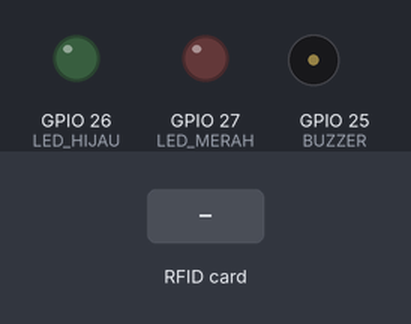
The sketch below on a simulated ESP32. On the bench: output pins drawn as LEDs (lit = HIGH), buzzer (waves = sounding). The test bench sets the inputs (shaded band). WiFi joins after 1.5 s; servers stay silent unless stated; random numbers use the default seed unless the sketch sets one; no MQTT or app messages arrive unless stated; what the sketch prints to the serial monitor is not drawn.

Above: at 3.0 s.
3.1 s: RFID card 01 02 03 04 held to the reader
At 4.3 s:
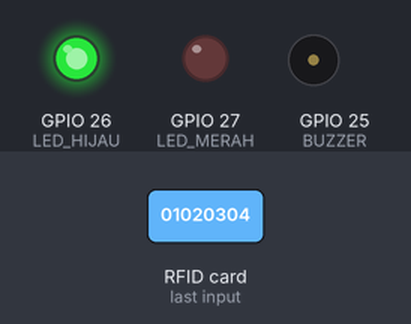
6.1 s: RFID card 5E 7A 19 C4 held to the reader
At 8.0 s:
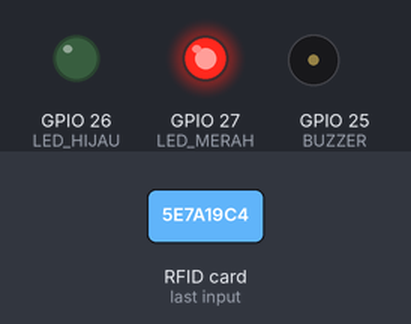
9.1 s: RFID card 11 22 33 44 held to the reader
At 9.2 s:
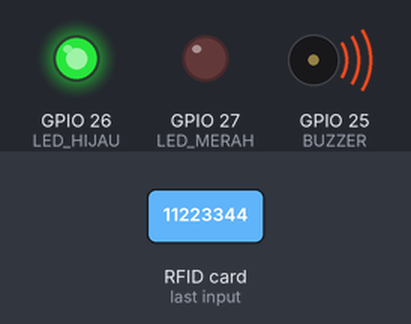
Timing chart, 0 to 12.3 s (numbered marks = the images above; inputs shaded):
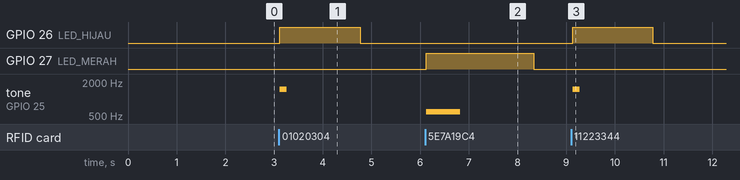

Measured:
- after the input at 3.1 s, GPIO 26 (LED_HIJAU): LOW → HIGH at once, → LOW 1.7 s later; tone on GPIO 25 (BUZZER): silent → 1500 Hz at once, → silent 0.15 s later
- after the input at 6.1 s, GPIO 27 (LED_MERAH): LOW → HIGH at once, → LOW 2.2 s later; tone on GPIO 25 (BUZZER): silent → 600 Hz at once, → silent 0.70 s later
- after the input at 9.1 s, GPIO 26 (LED_HIJAU): LOW → HIGH at once, → LOW 1.7 s later; tone on GPIO 25 (BUZZER): silent → 1500 Hz at once, → silent 0.15 s later

The sketch:

sketch.ino
```cpp
#define BLYNK_TEMPLATE_ID "TMPL6Ac6hz3di"
#define BLYNK_TEMPLATE_NAME "Absensi RFID"
#define BLYNK_AUTH_TOKEN "5MEXMtZxw1hqh2SYtwc16dnneGG9ukFL"

#include <WiFi.h>
#include <WiFiClientSecure.h> // Ditambahkan untuk TLS/SSL
#include <PubSubClient.h>     // Ditambahkan untuk MQTT
#include <BlynkSimpleEsp32.h>
#include <SPI.h>
#include <MFRC522.h>

char ssid[] = "Wokwi-GUEST";
char pass[] = "";

// Konfigurasi EMQX MQTT
const char* mqtt_server   = "f940655c.ala.us-east-1.emqxsl.com";
const int mqtt_port       = 8883; // Port TLS/SSL
const char* mqtt_user     = "zainuddin";
const char* mqtt_pass     = "zainuddin";
const char* mqtt_topic    = "absen/rfid";

#define SS_PIN 5
#define RST_PIN 21
#define LED_HIJAU 26
#define LED_MERAH 27
#define BUZZER 25

MFRC522 rfid(SS_PIN, RST_PIN);
BlynkTimer timer;

WiFiClientSecure espClient; // Menggunakan secure client untuk TLS
PubSubClient mqttClient(espClient);

//==============================
// DATA MAHASISWA
//==============================
struct Mahasiswa {
  String uid;
  String nama;
};

Mahasiswa daftarMahasiswa[] = {
  {"01 02 03 04", "Zainuddin"},
  {"11 22 33 44", "lita Gemoy"},
  {"AA BB CC DD", "Hilwa"},
  {"55 66 77 88", "Windah"}
};

const int jumlahMahasiswa = sizeof(daftarMahasiswa) / sizeof(daftarMahasiswa[0]);

String uidTerakhir = "";
unsigned long waktuScan = 0;
const unsigned long jedaScan = 5000;

//==============================
String uidToString(MFRC522::Uid *uid){
  String hasil="";
  for(byte i=0; i<uid->size; i++){
    if(uid->uidByte[i]<0x10) hasil+="0";
    hasil+=String(uid->uidByte[i],HEX);
    if(i<uid->size-1) hasil+=" ";
  }
  hasil.toUpperCase();
  return hasil;
}

//==============================
String cariNama(String uid){
  for(int i=0; i<jumlahMahasiswa; i++){
    if(uid==daftarMahasiswa[i].uid){
      return daftarMahasiswa[i].nama;
    }
  }
  return "";
}

//==============================
void buzzerOK(){
  tone(BUZZER,1500);
  delay(150);
  noTone(BUZZER);
}

//==============================
void buzzerGagal(){
  tone(BUZZER,600);
  delay(700);
  noTone(BUZZER);
}

//==============================
void lampuHijau(){
  digitalWrite(LED_HIJAU,HIGH);
  digitalWrite(LED_MERAH,LOW);
}

//==============================
void lampuMerah(){
  digitalWrite(LED_HIJAU,LOW);
  digitalWrite(LED_MERAH,HIGH);
}

//==============================
void resetLampu(){
  digitalWrite(LED_HIJAU,LOW);
  digitalWrite(LED_MERAH,LOW);
}

//==================================================
// FUNGSI KONEKSI MQTT
//==================================================
void reconnectMQTT() {
  while (!mqttClient.connected()) {
    Serial.print("Menghubungkan ke EMQX MQTT...");
    // Membuat Client ID acak berbasis Mac Address / Millis
    String clientId = "ESP32Client-" + String(random(0, 0xffff), HEX);

    if (mqttClient.connect(clientId.c_str(), mqtt_user, mqtt_pass)) {
      Serial.println("Terhubung ke EMQX!");
    } else {
      Serial.print("Gagal, rc=");
      Serial.print(mqttClient.state());
      Serial.println(" Mencoba lagi dalam 5 detik...");
      delay(5000);
    }
  }
}

//==============================
void setup(){
  Serial.begin(115200);
  pinMode(LED_HIJAU,OUTPUT);
  pinMode(LED_MERAH,OUTPUT);
  pinMode(BUZZER,OUTPUT);

  resetLampu();
  SPI.begin();
  rfid.PCD_Init();

  Serial.println("=======================");
  Serial.println("ABSENSI RFID ESP32");
  Serial.println("=======================");

  WiFi.begin(ssid,pass);
  Serial.print("Menghubungkan WiFi");
  while(WiFi.status()!=WL_CONNECTED){
    delay(500);
    Serial.print(".");
  }
  Serial.println("\nWiFi Connected");

  // Setup TLS Client (Mengabaikan validasi sertifikat root agar simpel namun tetap terenkripsi)
  espClient.setInsecure();
  mqttClient.setServer(mqtt_server, mqtt_port);

  Blynk.begin(BLYNK_AUTH_TOKEN, ssid, pass);
  Serial.println("Blynk Connected");
}

//==================================================
// FUNGSI KIRIM DATA KE BLYNK
//==================================================
void kirimKeBlynk(String nama, String uid, String status) {
  Blynk.virtualWrite(V0, nama);
  Blynk.virtualWrite(V1, uid);
  Blynk.virtualWrite(V2, status);
  String waktu = String(millis() / 1000) + " detik";
  Blynk.virtualWrite(V3, waktu);
}

//==================================================
// FUNGSI KIRIM DATA KE EMQX MQTT
//==================================================
void kirimKeMQTT(String nama, String uid, String status) {
  if (!mqttClient.connected()) {
    reconnectMQTT();
  }

  // Format data ke JSON string
  String payload = "{\"nama\":\"" + nama + "\",\"uid\":\"" + uid + "\",\"status\":\"" + status + "\"}";

  if(mqttClient.publish(mqtt_topic, payload.c_str())) {
    Serial.println("Data berhasil dipublikasikan ke EMQX!");
  } else {
    Serial.println("Gagal mempublikasikan data ke EMQX.");
  }
}

//==================================================
// PROSES ABSENSI
//==================================================
void prosesAbsensi() {
  if (!rfid.PICC_IsNewCardPresent()) {
    return;
  }
  if (!rfid.PICC_ReadCardSerial()) {
    return;
  }

  String uid = uidToString(&rfid.uid);

  Serial.println();
  Serial.println("==============================");
  Serial.print("UID : ");
  Serial.println(uid);

  // Anti Double Scan
  if (uid == uidTerakhir && millis() - waktuScan < jedaScan) {
    Serial.println("Kartu sudah discan!");
    rfid.PICC_HaltA();
    rfid.PCD_StopCrypto1();
    return;
  }

  uidTerakhir = uid;
  waktuScan = millis();

  String nama = cariNama(uid);
  if (nama != "") {
    Serial.println("Status : DITERIMA");
    Serial.print("Nama   : ");
    Serial.println(nama);

    lampuHijau();
    buzzerOK();

    // Kirim data ke kedua platform
    kirimKeBlynk(nama, uid, "HADIR");
    kirimKeMQTT(nama, uid, "HADIR");
  } else {
    Serial.println("Status : DITOLAK");

    lampuMerah();
    buzzerGagal();

    // Kirim data ke kedua platform
    kirimKeBlynk("Tidak Dikenal", uid, "DITOLAK");
    kirimKeMQTT("Tidak Dikenal", uid, "DITOLAK");
  }

  delay(1500);
  resetLampu();
  rfid.PICC_HaltA();
  rfid.PCD_StopCrypto1();
}

//==================================================
// LOOP UTAMA
//==================================================
void loop() {
  Blynk.run();
  timer.run();

  // Memastikan MQTT tetap terhubung
  if (!mqttClient.connected()) {
    reconnectMQTT();
  }
  mqttClient.loop();

  // Jika WiFi terputus
  if (WiFi.status() != WL_CONNECTED) {
    Serial.println("WiFi Terputus...");
    WiFi.begin(ssid, pass);
    while (WiFi.status() != WL_CONNECTED) {
      delay(500);
      Serial.print(".");
    }
    Serial.println("\nWiFi Tersambung Kembali");
  }

  prosesAbsensi();
}
```
